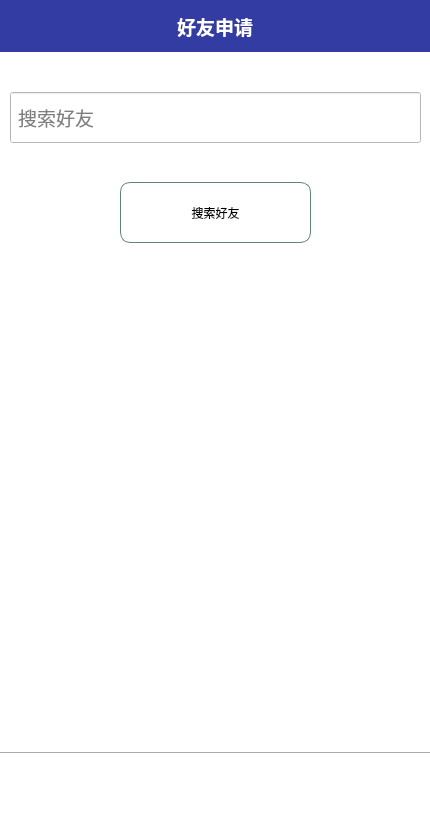
<?xml version="1.0" encoding="UTF-8"?>
<ui version="4.0">
 <class>QQDialog</class>
 <widget class="QDialog" name="QQDialog">
  <property name="geometry">
   <rect>
    <x>0</x>
    <y>0</y>
    <width>430</width>
    <height>830</height>
   </rect>
  </property>
  <property name="minimumSize">
   <size>
    <width>430</width>
    <height>830</height>
   </size>
  </property>
  <property name="maximumSize">
   <size>
    <width>430</width>
    <height>830</height>
   </size>
  </property>
  <property name="windowTitle">
   <string>MyQQ</string>
  </property>
  <layout class="QVBoxLayout" name="verticalLayout" stretch="2,27,3">
   <property name="spacing">
    <number>0</number>
   </property>
   <property name="leftMargin">
    <number>0</number>
   </property>
   <property name="topMargin">
    <number>0</number>
   </property>
   <property name="rightMargin">
    <number>0</number>
   </property>
   <property name="bottomMargin">
    <number>0</number>
   </property>
   <item>
    <layout class="QHBoxLayout" name="window_title" stretch="0">
     <item>
      <widget class="QLabel" name="title">
       <property name="font">
        <font>
         <pointsize>14</pointsize>
         <weight>75</weight>
         <bold>true</bold>
         <stylestrategy>PreferAntialias</stylestrategy>
        </font>
       </property>
       <property name="styleSheet">
        <string notr="true">color: rgb(255, 255, 255);
background-color: #333ca3;</string>
       </property>
       <property name="text">
        <string>好友申请</string>
       </property>
       <property name="alignment">
        <set>Qt::AlignCenter</set>
       </property>
      </widget>
     </item>
    </layout>
   </item>
   <item>
    <layout class="QHBoxLayout" name="horizontalLayout">
     <property name="spacing">
      <number>0</number>
     </property>
     <item>
      <widget class="QStackedWidget" name="stackedWidget">
       <property name="styleSheet">
        <string notr="true">background-color:  #fff;
</string>
       </property>
       <property name="currentIndex">
        <number>0</number>
       </property>
       <widget class="QWidget" name="chatPage">
        <layout class="QVBoxLayout" name="verticalLayout_3">
         <property name="spacing">
          <number>0</number>
         </property>
         <property name="sizeConstraint">
          <enum>QLayout::SetNoConstraint</enum>
         </property>
         <property name="leftMargin">
          <number>0</number>
         </property>
         <property name="topMargin">
          <number>0</number>
         </property>
         <property name="rightMargin">
          <number>0</number>
         </property>
         <property name="bottomMargin">
          <number>0</number>
         </property>
         <item>
          <widget class="QScrollArea" name="scrollArea">
           <property name="frameShape">
            <enum>QFrame::NoFrame</enum>
           </property>
           <property name="lineWidth">
            <number>0</number>
           </property>
           <property name="verticalScrollBarPolicy">
            <enum>Qt::ScrollBarAlwaysOff</enum>
           </property>
           <property name="horizontalScrollBarPolicy">
            <enum>Qt::ScrollBarAlwaysOff</enum>
           </property>
           <property name="widgetResizable">
            <bool>true</bool>
           </property>
           <property name="alignment">
            <set>Qt::AlignLeading|Qt::AlignLeft|Qt::AlignTop</set>
           </property>
           <widget class="QWidget" name="chatContent">
            <property name="geometry">
             <rect>
              <x>0</x>
              <y>0</y>
              <width>428</width>
              <height>698</height>
             </rect>
            </property>
            <property name="styleSheet">
             <string notr="true">background-color: rgb(255, 255, 255);</string>
            </property>
            <widget class="QLineEdit" name="searchEdit">
             <property name="geometry">
              <rect>
               <x>10</x>
               <y>40</y>
               <width>411</width>
               <height>51</height>
              </rect>
             </property>
             <property name="font">
              <font>
               <pointsize>14</pointsize>
              </font>
             </property>
             <property name="styleSheet">
              <string notr="true">padding-left: 5px;
</string>
             </property>
             <property name="placeholderText">
              <string>搜索好友</string>
             </property>
             <property name="clearButtonEnabled">
              <bool>true</bool>
             </property>
            </widget>
            <widget class="QPushButton" name="searchFriend">
             <property name="geometry">
              <rect>
               <x>120</x>
               <y>130</y>
               <width>191</width>
               <height>61</height>
              </rect>
             </property>
             <property name="cursor">
              <cursorShape>PointingHandCursor</cursorShape>
             </property>
             <property name="styleSheet">
              <string notr="true">background-color: #fff;
border: 1px solid #5e8579;
border-radius: 10px;</string>
             </property>
             <property name="text">
              <string>搜索好友</string>
             </property>
            </widget>
           </widget>
          </widget>
         </item>
        </layout>
       </widget>
       <widget class="QWidget" name="currentChatPage">
        <layout class="QVBoxLayout" name="verticalLayout_6" stretch="15,1">
         <property name="leftMargin">
          <number>0</number>
         </property>
         <property name="topMargin">
          <number>6</number>
         </property>
         <property name="rightMargin">
          <number>0</number>
         </property>
         <property name="bottomMargin">
          <number>0</number>
         </property>
         <item>
          <widget class="QScrollArea" name="scrollArea_3">
           <property name="verticalScrollBarPolicy">
            <enum>Qt::ScrollBarAlwaysOff</enum>
           </property>
           <property name="horizontalScrollBarPolicy">
            <enum>Qt::ScrollBarAlwaysOff</enum>
           </property>
           <property name="widgetResizable">
            <bool>true</bool>
           </property>
           <property name="alignment">
            <set>Qt::AlignCenter</set>
           </property>
           <widget class="QWidget" name="currentChatContent">
            <property name="geometry">
             <rect>
              <x>0</x>
              <y>0</y>
              <width>426</width>
              <height>641</height>
             </rect>
            </property>
            <layout class="QVBoxLayout" name="verticalLayout_7">
             <property name="spacing">
              <number>20</number>
             </property>
             <property name="leftMargin">
              <number>0</number>
             </property>
             <property name="rightMargin">
              <number>0</number>
             </property>
             <property name="bottomMargin">
              <number>0</number>
             </property>
            </layout>
           </widget>
          </widget>
         </item>
         <item>
          <layout class="QHBoxLayout" name="horizontalLayout_3">
           <property name="spacing">
            <number>6</number>
           </property>
           <property name="bottomMargin">
            <number>0</number>
           </property>
           <item>
            <widget class="QLineEdit" name="msgEdit">
             <property name="sizePolicy">
              <sizepolicy hsizetype="Expanding" vsizetype="Preferred">
               <horstretch>0</horstretch>
               <verstretch>0</verstretch>
              </sizepolicy>
             </property>
            </widget>
           </item>
           <item>
            <widget class="QPushButton" name="sendButton">
             <property name="sizePolicy">
              <sizepolicy hsizetype="Minimum" vsizetype="Preferred">
               <horstretch>0</horstretch>
               <verstretch>0</verstretch>
              </sizepolicy>
             </property>
             <property name="text">
              <string>发送</string>
             </property>
            </widget>
           </item>
          </layout>
         </item>
        </layout>
       </widget>
       <widget class="QWidget" name="searchPage">
        <layout class="QVBoxLayout" name="verticalLayout_4">
         <property name="spacing">
          <number>0</number>
         </property>
         <property name="leftMargin">
          <number>0</number>
         </property>
         <property name="topMargin">
          <number>0</number>
         </property>
         <property name="rightMargin">
          <number>0</number>
         </property>
         <property name="bottomMargin">
          <number>0</number>
         </property>
         <item>
          <widget class="QScrollArea" name="scrollArea_4">
           <property name="verticalScrollBarPolicy">
            <enum>Qt::ScrollBarAlwaysOff</enum>
           </property>
           <property name="horizontalScrollBarPolicy">
            <enum>Qt::ScrollBarAlwaysOff</enum>
           </property>
           <property name="widgetResizable">
            <bool>true</bool>
           </property>
           <widget class="QWidget" name="searchContent">
            <property name="geometry">
             <rect>
              <x>0</x>
              <y>0</y>
              <width>98</width>
              <height>28</height>
             </rect>
            </property>
            <layout class="QVBoxLayout" name="verticalLayout_8">
             <property name="spacing">
              <number>1</number>
             </property>
             <property name="leftMargin">
              <number>0</number>
             </property>
             <property name="topMargin">
              <number>0</number>
             </property>
             <property name="rightMargin">
              <number>0</number>
             </property>
             <property name="bottomMargin">
              <number>0</number>
             </property>
            </layout>
           </widget>
          </widget>
         </item>
        </layout>
       </widget>
       <widget class="QWidget" name="minePage">
        <layout class="QVBoxLayout" name="verticalLayout_9">
         <property name="spacing">
          <number>0</number>
         </property>
         <property name="leftMargin">
          <number>0</number>
         </property>
         <property name="topMargin">
          <number>0</number>
         </property>
         <property name="rightMargin">
          <number>0</number>
         </property>
         <property name="bottomMargin">
          <number>0</number>
         </property>
         <item>
          <widget class="QScrollArea" name="scrollArea_5">
           <property name="verticalScrollBarPolicy">
            <enum>Qt::ScrollBarAlwaysOff</enum>
           </property>
           <property name="horizontalScrollBarPolicy">
            <enum>Qt::ScrollBarAlwaysOff</enum>
           </property>
           <property name="sizeAdjustPolicy">
            <enum>QAbstractScrollArea::AdjustIgnored</enum>
           </property>
           <property name="widgetResizable">
            <bool>true</bool>
           </property>
           <widget class="QWidget" name="requireContent">
            <property name="geometry">
             <rect>
              <x>0</x>
              <y>0</y>
              <width>426</width>
              <height>688</height>
             </rect>
            </property>
            <layout class="QVBoxLayout" name="verticalLayout_10">
             <property name="spacing">
              <number>1</number>
             </property>
             <property name="leftMargin">
              <number>0</number>
             </property>
             <property name="topMargin">
              <number>0</number>
             </property>
             <property name="rightMargin">
              <number>0</number>
             </property>
             <property name="bottomMargin">
              <number>0</number>
             </property>
            </layout>
           </widget>
          </widget>
         </item>
        </layout>
       </widget>
       <widget class="QWidget" name="friendsPage">
        <layout class="QVBoxLayout" name="verticalLayout_2">
         <property name="spacing">
          <number>0</number>
         </property>
         <property name="leftMargin">
          <number>0</number>
         </property>
         <property name="topMargin">
          <number>0</number>
         </property>
         <property name="rightMargin">
          <number>0</number>
         </property>
         <property name="bottomMargin">
          <number>0</number>
         </property>
         <item>
          <widget class="QScrollArea" name="scrollArea_2">
           <property name="minimumSize">
            <size>
             <width>55</width>
             <height>0</height>
            </size>
           </property>
           <property name="widgetResizable">
            <bool>true</bool>
           </property>
           <widget class="QWidget" name="friendContent">
            <property name="geometry">
             <rect>
              <x>0</x>
              <y>0</y>
              <width>98</width>
              <height>28</height>
             </rect>
            </property>
            <layout class="QVBoxLayout" name="verticalLayout_5">
             <property name="spacing">
              <number>1</number>
             </property>
             <property name="leftMargin">
              <number>0</number>
             </property>
             <property name="topMargin">
              <number>0</number>
             </property>
             <property name="rightMargin">
              <number>0</number>
             </property>
             <property name="bottomMargin">
              <number>0</number>
             </property>
            </layout>
           </widget>
          </widget>
         </item>
        </layout>
       </widget>
      </widget>
     </item>
    </layout>
   </item>
   <item>
    <layout class="QHBoxLayout" name="horizontalLayout_2">
     <property name="spacing">
      <number>0</number>
     </property>
     <property name="sizeConstraint">
      <enum>QLayout::SetDefaultConstraint</enum>
     </property>
     <item>
      <widget class="QPushButton" name="chatButton">
       <property name="sizePolicy">
        <sizepolicy hsizetype="Minimum" vsizetype="Minimum">
         <horstretch>0</horstretch>
         <verstretch>0</verstretch>
        </sizepolicy>
       </property>
       <property name="styleSheet">
        <string notr="true">background-color: #fff;
border: none;
border-top: 1px solid #aaa;</string>
       </property>
       <property name="text">
        <string/>
       </property>
      </widget>
     </item>
     <item>
      <widget class="QPushButton" name="friendsButton">
       <property name="sizePolicy">
        <sizepolicy hsizetype="Minimum" vsizetype="Minimum">
         <horstretch>0</horstretch>
         <verstretch>0</verstretch>
        </sizepolicy>
       </property>
       <property name="styleSheet">
        <string notr="true">background-color: #fff;
border: none;
border-top: 1px solid #aaa;</string>
       </property>
       <property name="text">
        <string/>
       </property>
      </widget>
     </item>
     <item>
      <widget class="QPushButton" name="mineButton">
       <property name="sizePolicy">
        <sizepolicy hsizetype="Minimum" vsizetype="Minimum">
         <horstretch>0</horstretch>
         <verstretch>0</verstretch>
        </sizepolicy>
       </property>
       <property name="styleSheet">
        <string notr="true">background-color: #fff;
border: none;
border-top: 1px solid #aaa;</string>
       </property>
       <property name="text">
        <string/>
       </property>
      </widget>
     </item>
    </layout>
   </item>
  </layout>
 </widget>
 <resources/>
 <connections/>
</ui>
